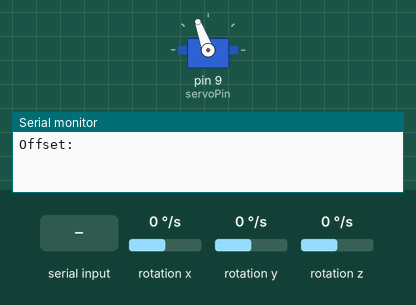
Recording of a sketch running on a simulated Arduino Uno, built with avr-gcc and run on an emulated ATmega328P. Parts: servo, the last lines printed to the serial monitor. Wiring (inferred from the names in the program): MPU-6050 motion sensor at I2C address 0x68. The inputs (shaded band) are chosen by the test bench; at power-on: rotation z 0 °/s, rotation x 0 °/s, rotation y 0 °/s.

Above: at 0.9 s.
1.0 s: "90,45\n" received over Serial
At 1.4 s:
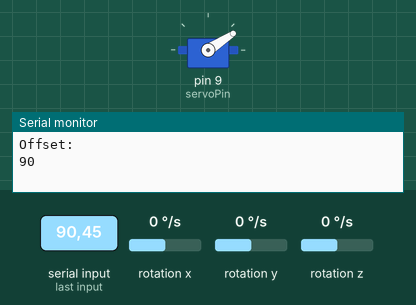
At 2.6 s:
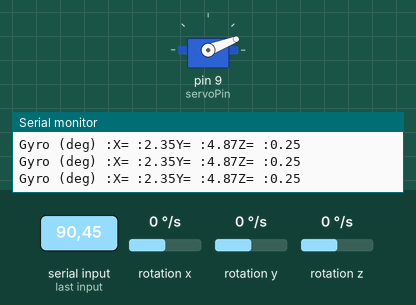
2.9 s: rotation z set to -6 °/s
4.4 s: rotation z set to -9 °/s
7.4 s: rotation z set to -192 °/s
10.1 s: rotation z set to 192 °/s
At 11.9 s:
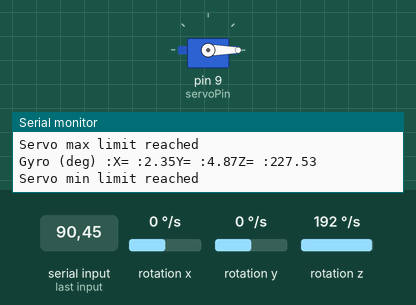
12.7 s: rotation z set to -100 °/s
At 16.1 s:
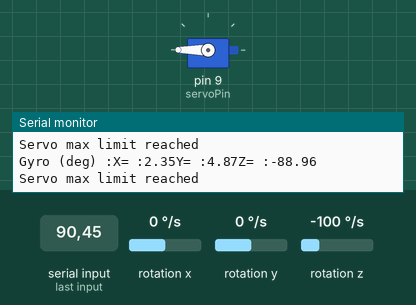
Timing chart, 0 to 16.7 s (numbered marks = the images above; inputs shaded):
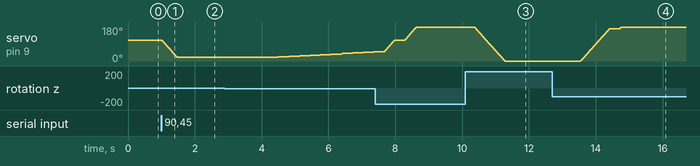

Measured:
- after the input at 1.0 s, servo on pin 9 (servoPin): moves from 110° to 21° over 0.45 s, starting at once
- after the input at 10.1 s, servo on pin 9 (servoPin): moves from 180° to 0° over 0.91 s, starting after 0.26 s
- after the input at 12.7 s, servo on pin 9 (servoPin): moves from 0° to 180° over 1.2 s, starting after 0.84 s

The sketch:

main.ino
```cpp
#include <Servo.h> //in order to use the servo
#include <Wire.h> //in order to communicate with my MPU 6050
Servo myServo; //initializing servo of type Servo
#define ADDRESS 104;
/*
Notes about I2C Bus Protocol (cuz i have no idea):
-according to internet: address of my mpu6050:0x68 (hexadecimal)
-apparently: hexadecimal to decimal is 104!
*/
/*General facts about the sensor
-mpu gives out 3 accelerometer values and 3 gyro vals
- pretty sure I need the gyro vals
-might require more addresses for the gyro sensor and accelerometer sensor
-need internal register address for gyro x, y and z axis
- random thought : do we need to use some sort of pid for this?
*/
int servoPin = 9;
int servoPos = 110; //need to test this so its on the top at the beginning of demonstration
long gyroX, gyroY, gyroZ;
float rotX, rotY, rotZ;
int mpuAdd = 0x68;
float prevZ;
float deltaZ;
float gyroConverter = 131.0;
float sum = 0;
float turnVal = 0;
int delayTime = 300;
double initialSeconds, finalSeconds, duration;
float temp;
int counter;
float gyroErrorX, gyroErrorY, gyroErrorZ;
int offset = 0;
void setup() {
  // put your setup code here, to run once:
  Wire.begin();
  Serial.begin(9600); //setting up serial monitor
  setUpMpu();
  myServo.attach(servoPin);
  myServo.write(servoPos);
  // Serial.println("CAlculating gyro error");
  // calculateGyroError();
  // Serial.println("Finished Calculating gyro error");
  Serial.println("Offset: ");
  while(Serial.available()==0){}
  offset = Serial.parseInt();
  Serial.println(offset);
    if(offset > 0){
      servoMove(servoPos, offset, true);
    } // go right
    if(offset < 0){
      servoMove(servoPos, -offset, false);
  }
}

void loop() {
  // put your main code here, to run repeatedly:
  // servoMove(100,30,true);
  //getting user input for offset

  counter ++;
  initialSeconds = finalSeconds; //gets initialSeconds
  // prevZ = rotZ;  //not required anymore due to different math being used


  finalSeconds = millis();
  duration = (finalSeconds - initialSeconds) / 1000 ; // this will be in milliseconds so divide by 1000 to get millisecods
  recordGyroRegisters();

  // rotZ = rotZ * duration; //this only works for constant angular velocity
  //angular displacement (theta) = integral of angular velocity from initialSeconds to finalSeconds
  // if(counter % 20 == 0){
  //   temp = sum;
  // }
  temp = sum;

  // deltaZ = rotZ - prevZ;
  // Serial.println(temp);
   //converting duration to seconds and then multipying to get rotation. //kinda like the rectangle under the curve
  // Serial.println(rotZ);
  // if(abs(rotZ) > 4){ //eliminating some kind of noise
  //   sum += rotZ; //summing all the small rectangles in the curve
  // }
  rotZ = rotZ * duration;
  sum += rotZ;
  turnVal = sum - temp;
  // if(counter % 100 == 0){
    // Serial.print("Sum : ");
    // Serial.print(sum);
    // Serial.print("Turn Val");
    // Serial.println(turnVal);

  // Serial.println(sum);
  turnVal = floor(turnVal);
  if(turnVal < -2){ // sensor turns right, make servo turn that many degress left ->check this function again
    servoMove(servoPos, -turnVal, false); //initially this was -
  }
  if(rotZ > 2){ // sensor turns right, make servo turn that many degress left
    servoMove(servoPos, turnVal, true); // this was +
  }
  // Serial.print("SumZ (degrees) ");
  // Serial.println(sum);
  printData(); //test it with a sure 90
  // Serial.print("turn val "); //theoretically the amount of degrees moved
  // Serial.println(turnVal);
  if(servoPos > 180){
    servoPos = 180;
    Serial.println("Servo max limit reached");
    myServo.write(servoPos);
  }
  if(servoPos < 0){
    servoPos = 0;
    Serial.println("Servo min limit reached");
    myServo.write(servoPos);
  }
  //might need to account for sensor drift
  delay(delayTime);

}

void setUpMpu(){ //in order to establish communication with the mpu, and set up all the registers
  Wire.beginTransmission(mpuAdd); //I2C address of the mpu (pg 33 of datasheet pdf)
  Wire.write(0x6B); //accessing register 6B - Power management () - basically selecting the register I want to write to
  Wire.write(0b00000000); //Setting sleep register to 0
  Wire.endTransmission();
  //setting up gyro
  Wire.beginTransmission(mpuAdd);
  Wire.write(0x1B);//specifying the register we are talking to (in this case the gyro) (Register sheet: 4.4)
  Wire.write(0x00000000); // setting gyro to fill scall +-250 degress
  Wire.endTransmission();
  //set up accelerometer
  Wire.beginTransmission(mpuAdd);
  Wire.write(0x1C);
  Wire.write(0b00000000); //setting accelerometer to +- 2g
  Wire.endTransmission();
}
void recordGyroRegisters(){
  Wire.beginTransmission(mpuAdd);
  Wire.write(0x43); //register map thingie 4.19
  Wire.endTransmission();
  Wire.requestFrom(mpuAdd, 6);
  while(Wire.available() < 6);
  gyroX = Wire.read()<<8|Wire.read();
  gyroY = Wire.read()<<8|Wire.read();
  gyroZ = Wire.read()<<8|Wire.read();

  translateGyroData();
}
void translateGyroData(){
  rotY = gyroY / gyroConverter + 4.87;
  rotX = gyroX / gyroConverter + 2.35;
  rotZ = gyroZ / gyroConverter + 0.82; //gyro error was -0.88


}
void printData(){ //these values will be in degrees per second. Thats why they end up going back to their original values
  //perhaps the error is what the values are when they are
  Serial.print("Gyro (deg) :");
  Serial.print("X= :");
  Serial.print(rotX);
  Serial.print("Y= :");
  Serial.print(rotY);
  Serial.print("Z= :");
  Serial.println(rotZ);
  // Serial.print("turn val= ");
  // Serial.println(turnVal);
  // Serial.print("  ");
  // Serial.print("Change in z: ");
  // Serial.println(deltaZ);
  //ONLY WHEN GRAPH VALUES ARE NEGATIVE DOES THE THING GO DOWN
}
void calculateGyroError(){ //one time function that needs to be called at the start to figure out error
  int c = 0;
  while(c < 200){
    c++;
    Wire.beginTransmission(mpuAdd);
    Wire.write(0x43);
    Wire.endTransmission(false);
    Wire.requestFrom(mpuAdd, 6, true);
    // while(Wire.available())
    gyroX = Wire.read()<<8|Wire.read();
    gyroY = Wire.read()<<8|Wire.read();
    gyroZ = Wire.read()<<8|Wire.read();
    gyroErrorX += (gyroX/131.0);
    gyroErrorY += (gyroY/131.0);
    gyroErrorZ += (gyroZ/131.0);
  }
  gyroErrorX = gyroErrorX / 200;
  gyroErrorY = gyroErrorY / 200;
  gyroErrorZ = gyroErrorZ / 200;
  Serial.print("Gyro error X ");
  Serial.println(gyroErrorX);
  Serial.print("Gyro error Y ");
  Serial.println(gyroErrorY);
  Serial.print("Gyro error z ");
  Serial.println(gyroErrorZ); //i only care about gyroerrorz;

}
void servoMove(int currentPos, int degrees, bool direction){ // if direction = true, turn right, if direction = false turn left. Possible helper function
  if(direction){//going right
    int finalX = currentPos - degrees;
    for(int i = currentPos; i > finalX; i --){ //going right
      myServo.write(i);
      delay(5);
    }
    servoPos = finalX;

  }
  else{ //going left a certain amoutn of degress
    int finalX = currentPos + degrees;
    for(int i = currentPos; i < finalX; i ++){ //going right
      myServo.write(i);
      delay(5);
    }
    servoPos = finalX;

  }
}
```
